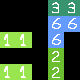

The image is a tile-based game level rendered from a .tmx file. Its description and complete source (layers, tilesets, objects, tile grids) follow:
An orthogonal 5x5 tile map with 16x16 px tiles, 1 tile layer (Ground).

<map version="1.8" tiledversion="1.8.2" orientation="orthogonal" renderorder="right-down" width="5" height="5" tilewidth="16" tileheight="16" infinite="0" nextlayerid="2" nextobjectid="1">
 <tileset firstgid="1" source="../spr_test_tileset.tsx" />
 <layer id="1" name="Ground" width="5" height="5">
  <data encoding="csv">
1,1,0,4,4,
1,1,0,7,7, 
2,2,0,7,0,
0,0,0,3,1,
2,2,0,3,0
</data>
 </layer>
</map>
